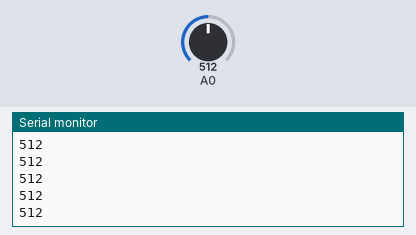
Simulated run of this sketch. Board: Arduino Uno, built with avr-gcc and run on an emulated ATmega328P. Parts: the last lines printed to the serial monitor. The inputs (shaded band) are chosen by the test bench; at power-on: A0 = 512.

Above: at 1.2 s.
1.3 s: A0 set to 716
At 2.0 s:
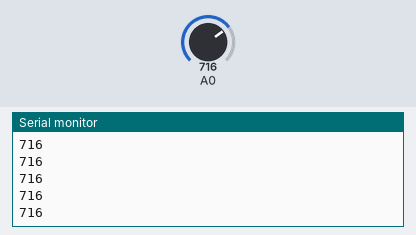
2.8 s: A0 set to 900
At 3.5 s:
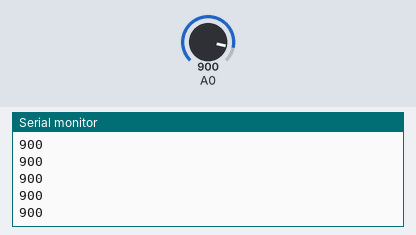
Timing chart, 0 to 5.8 s (numbered marks = the images above; inputs shaded):
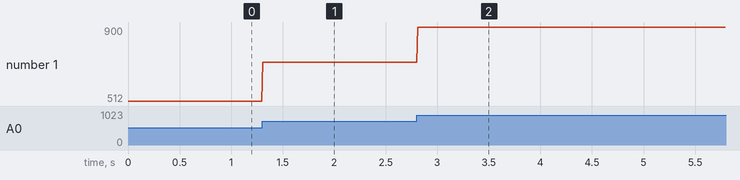

The sketch:

Potentiometer_with_Arduino.ino
```cpp
/*
   How to use Potentiometer with Arduino
   For more details, visit: https://techzeero.com/arduino-tutorials/how-to-use-potentiometer-with-arduino/

  AnalogReadSerial
  Reads an analog input (potentiometer) on pin 0,
  prints the result to the serial monitor.

  OPEN THE SERIAL MONITOR TO VIEW THE OUTPUT FROM THE POTENTIOMETER >>

  Attach the center pin of a potentiometer to pin A0,
  and the outside pins to +5V and ground.
*/

int sensorValue = 0;

void setup()
{
  Serial.begin(9600);
}

void loop()
{
  // read the input on analog pin 0:
  sensorValue = analogRead(A0);

  // print out the value you read:
  Serial.println(sensorValue);

  delay(10); // Delay a little bit to improve simulation performance
}
```

Measured:
- after the input at 1.3 s, the serial monitor: prints a new line at once (image 1)
- after the input at 2.8 s, the serial monitor: prints a new line at once (image 2)
- plotted number 1: 512 → 716 after the input at 1.3 s, 716 → 900 after the input at 2.8 s
